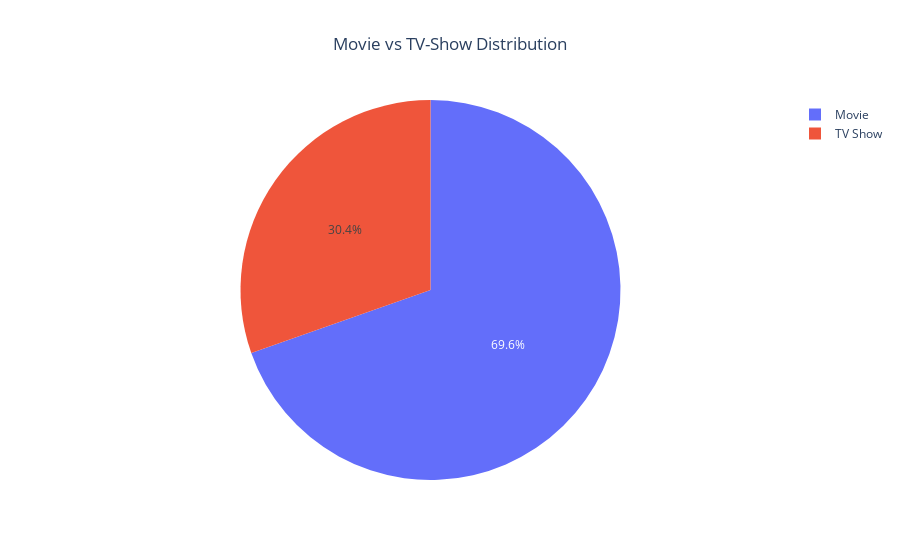

This figure's notebook cell:
### Code cell
fig = px.pie(movie_show, names= 'type', values= 'count', title= 'Movie vs TV-Show Distribution')
fig.update_layout(title_x= 0.5)

### Figure 1 — Plotly figure (JSON) as saved in the notebook; plotly's stock layout.template omitted (floating-point values rounded to 4 significant figures)
{"data": [{"domain": {"x": [0, 1], "y": [0, 1]}, "hovertemplate": "type=%{label}<br>count=%{value}<extra></extra>", "labels": ["Movie", "TV Show"], "legendgroup": "", "name": "", "showlegend": true, "type": "pie", "values": [6131, 2676]}], "layout": {"legend": {"tracegroupgap": 0}, "title": {"text": "Movie vs TV-Show Distribution", "x": 0.5}}}
